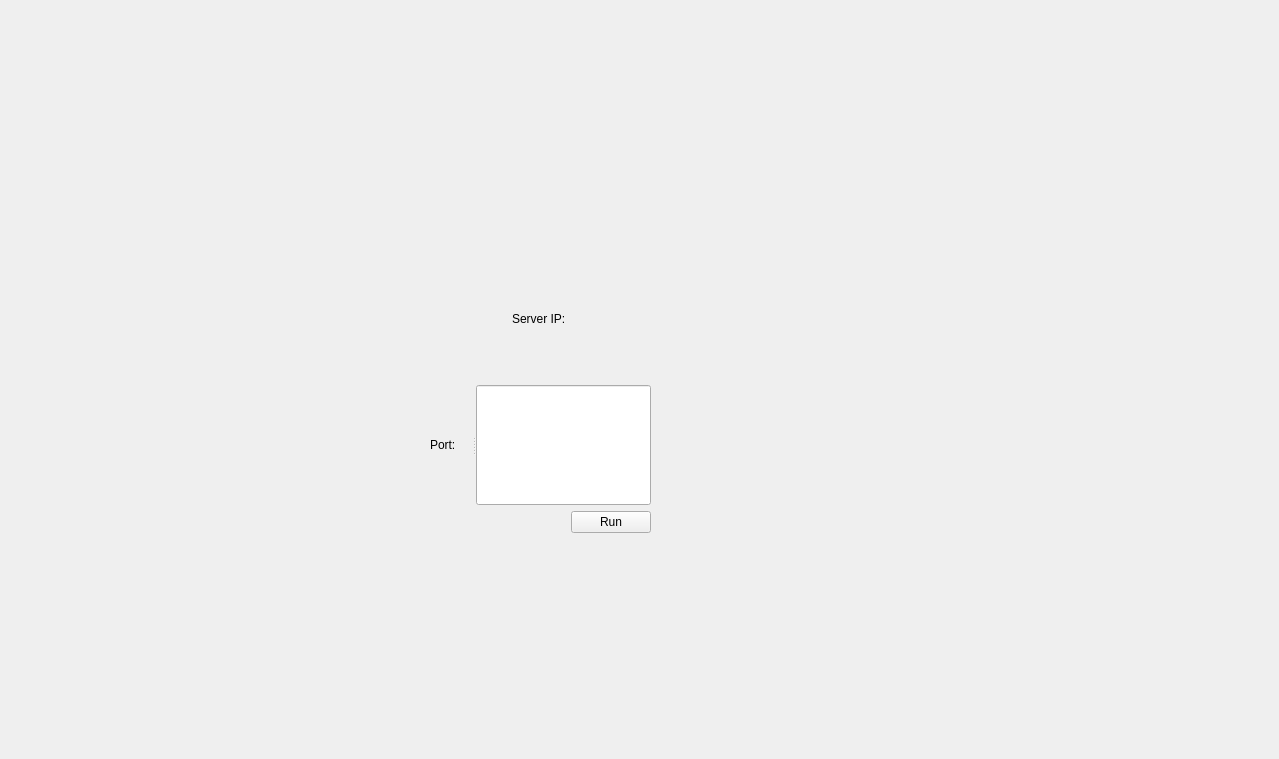
<?xml version="1.0" encoding="UTF-8"?>
<ui version="4.0">
 <class>Server</class>
 <widget class="QWidget" name="Server">
  <property name="geometry">
   <rect>
    <x>0</x>
    <y>0</y>
    <width>1279</width>
    <height>759</height>
   </rect>
  </property>
  <property name="windowTitle">
   <string>Form</string>
  </property>
  <widget class="QWidget" name="">
   <property name="geometry">
    <rect>
     <x>430</x>
     <y>132</y>
     <width>221</width>
     <height>401</height>
    </rect>
   </property>
   <layout class="QGridLayout" name="gridLayout">
    <item row="3" column="0" alignment="Qt::AlignRight">
     <widget class="QPushButton" name="runButton">
      <property name="text">
       <string>Run</string>
      </property>
      <property name="autoDefault">
       <bool>false</bool>
      </property>
     </widget>
    </item>
    <item row="2" column="0">
     <widget class="QSplitter" name="splitter">
      <property name="orientation">
       <enum>Qt::Horizontal</enum>
      </property>
      <widget class="QLabel" name="portLabel">
       <property name="text">
        <string>Port:</string>
       </property>
      </widget>
      <widget class="QLineEdit" name="portLineEdit"/>
     </widget>
    </item>
    <item row="0" column="0">
     <widget class="QLabel" name="iconLabel">
      <property name="styleSheet">
       <string notr="true">image: url(:/assets/images/violet-among-us-64.png);</string>
      </property>
      <property name="text">
       <string/>
      </property>
      <property name="alignment">
       <set>Qt::AlignCenter</set>
      </property>
     </widget>
    </item>
    <item row="1" column="0" alignment="Qt::AlignHCenter">
     <widget class="QLabel" name="ipAddressLabel">
      <property name="text">
       <string>Server IP: </string>
      </property>
     </widget>
    </item>
   </layout>
  </widget>
 </widget>
 <resources/>
 <connections/>
</ui>
